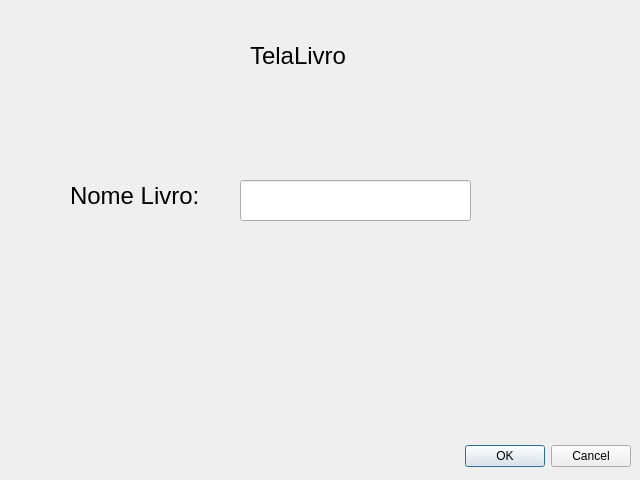
<?xml version="1.0" encoding="UTF-8"?>
<ui version="4.0">
 <class>TelaLivro</class>
 <widget class="QDialog" name="TelaLivro">
  <property name="geometry">
   <rect>
    <x>0</x>
    <y>0</y>
    <width>640</width>
    <height>480</height>
   </rect>
  </property>
  <property name="windowTitle">
   <string>Dialog</string>
  </property>
  <widget class="QDialogButtonBox" name="buttonBox">
   <property name="geometry">
    <rect>
     <x>10</x>
     <y>440</y>
     <width>621</width>
     <height>32</height>
    </rect>
   </property>
   <property name="orientation">
    <enum>Qt::Horizontal</enum>
   </property>
   <property name="standardButtons">
    <set>QDialogButtonBox::Cancel|QDialogButtonBox::Ok</set>
   </property>
  </widget>
  <widget class="QLineEdit" name="inputNome">
   <property name="geometry">
    <rect>
     <x>240</x>
     <y>180</y>
     <width>231</width>
     <height>41</height>
    </rect>
   </property>
   <property name="font">
    <font>
     <pointsize>14</pointsize>
    </font>
   </property>
  </widget>
  <widget class="QLabel" name="labelTitulo">
   <property name="geometry">
    <rect>
     <x>250</x>
     <y>40</y>
     <width>111</width>
     <height>31</height>
    </rect>
   </property>
   <property name="font">
    <font>
     <pointsize>18</pointsize>
    </font>
   </property>
   <property name="text">
    <string>TelaLivro</string>
   </property>
  </widget>
  <widget class="QLabel" name="labelNome">
   <property name="geometry">
    <rect>
     <x>70</x>
     <y>180</y>
     <width>151</width>
     <height>31</height>
    </rect>
   </property>
   <property name="font">
    <font>
     <pointsize>18</pointsize>
    </font>
   </property>
   <property name="text">
    <string>Nome Livro: </string>
   </property>
  </widget>
 </widget>
 <resources/>
 <connections>
  <connection>
   <sender>buttonBox</sender>
   <signal>accepted()</signal>
   <receiver>TelaLivro</receiver>
   <slot>accept()</slot>
   <hints>
    <hint type="sourcelabel">
     <x>248</x>
     <y>254</y>
    </hint>
    <hint type="destinationlabel">
     <x>157</x>
     <y>274</y>
    </hint>
   </hints>
  </connection>
  <connection>
   <sender>buttonBox</sender>
   <signal>rejected()</signal>
   <receiver>TelaLivro</receiver>
   <slot>reject()</slot>
   <hints>
    <hint type="sourcelabel">
     <x>316</x>
     <y>260</y>
    </hint>
    <hint type="destinationlabel">
     <x>286</x>
     <y>274</y>
    </hint>
   </hints>
  </connection>
  <connection>
   <sender>inputNome</sender>
   <signal>textChanged(QString)</signal>
   <receiver>inputNome</receiver>
   <slot>setText(QString)</slot>
   <hints>
    <hint type="sourcelabel">
     <x>367</x>
     <y>206</y>
    </hint>
    <hint type="destinationlabel">
     <x>367</x>
     <y>206</y>
    </hint>
   </hints>
  </connection>
 </connections>
</ui>
